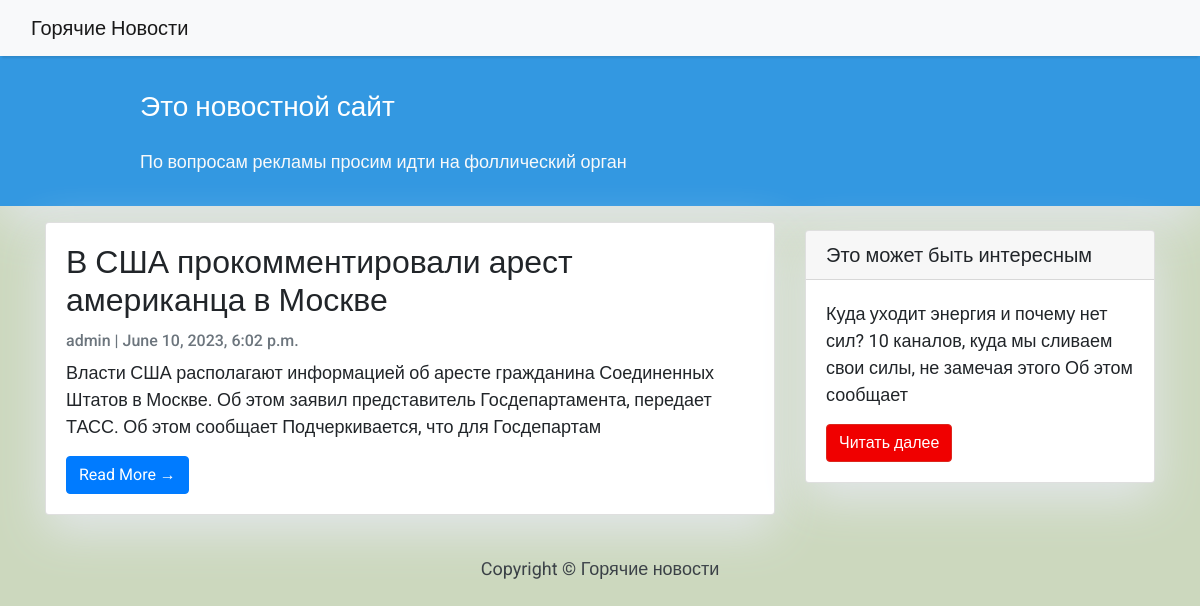
The page / on the database its author committed.
### newsmag/models.py (models this page shows, shortened)
class Post(models.Model):
    title = models.CharField(max_length=200, unique=True)
    slug = models.SlugField(max_length=200, unique=True)
    author = models.ForeignKey(User, on_delete= models.CASCADE,related_name='blog_posts')
    updated_on = models.DateTimeField(auto_now= True)
    content = models.TextField()
    created_on = models.DateTimeField(auto_now_add=True)
    status = models.IntegerField(choices=STATUS, default=0)
    class Meta:
        ordering = ['-created_on']

### newsmag/views.py (the view)
# urls.py: path('', views.PostList.as_view(), name='home'),
class PostList(generic.ListView):
    queryset = Post.objects.filter(status=1).order_by('-created_on')
    template_name = 'index.html'

### newsmag/templates/index.html (shortened to what this page needs)
{% extends "base.html" %}
{% block content %}
<header class="masthead">
    <div class="container">
        <div class="row">
            <div class=" col-md-8 col-md-10 mx-auto">
                <div class="site-heading">
                    <h3 class=" site-heading my-4 mt-3 text-white"> Это новостной сайт </h3>
                    <p class="text-light">По вопросам рекламы просим идти на фоллический орган &nbsp
                    </p>
                </div>
            </div>
        </div>
    </div>
</header>
<div class="container">
    <div class="row">
        <div class="col-md-8 mt-3 left">
            {% for post in post_list %}
            <div class="card mb-4">
                <div class="card-body">
                    <h2 class="card-title">{{ post.title }}</h2>
                    <p class="card-text text-muted h6">{{ post.author }} | {{ post.created_on}} </p>
                    <p class="card-text">{{post.content|slice:":200" }}</p>
                    <a href="{% url 'post_detail' post.slug  %}" class="btn btn-primary">Read More &rarr;</a>
                </div>
            </div>
            {% endfor %}
        </div>
        {% block sidebar %} {% include 'sidebar.html' %} {% endblock sidebar %}
    </div>
</div>
{%endblock%}

### newsmag/templates/base.html (shortened to what this page needs)
<!DOCTYPE html>
<html>
    <head>
        <link rel="stylesheet" href="https://maxcdn.bootstrapcdn.com/bootstrap/4.0.0/css/bootstrap.min.css"
 />
    </head>
    <body>
        <nav class="navbar navbar-expand-lg navbar-light bg-light shadow" id="mainNav">
            <div class="container-fluid">
                <a class="navbar-brand" href="{% url 'home' %}">Горячие Новости</a>
            </div>
        </nav>
        {% block content %}{% endblock content %}
        <footer class="py-3 bg-grey">
            <p class="m-0 text-dark text-center ">Copyright &copy; Горячие новости</p>
        </footer>
    </body>
</html>

### newsmag/templates/sidebar.html (shortened to what this page needs)
{% block sidebar %}
<div class="col-md-4 float-right ">
<div class="card my-4">
        <h5 class="card-header">Это может быть интересным</h5>
    <div class="card-body">
        <p class="card-text"> Куда уходит энергия и почему нет сил? 10 каналов, куда мы сливаем свои силы, не замечая этого Об этом сообщает</p>
        <a href="https://woman.rambler.ru/psychology/50898400-kuda-uhodit-energiya-i-pochemu-net-sil-10-kanalov-kuda-my-slivaem-svoi-sily-ne-zamechaya-etogo/"
           class="btn btn-danger">Читать далее</a>
    </div>
</div>
</div>
{% endblock sidebar %}

### newsmag/templates/base.html (style rules this page uses)
body { font-family: "Roboto", sans-serif; font-size: 17px; background-color: #fdfdfd; }
.shadow { box-shadow: 0 4px 2px -2px rgba(0, 0, 0, 0.1); }
.btn-danger { color: #fff; background-color: #f00000; border-color: #dc281e; }
.masthead { background: #3398E1; height: auto; padding-bottom: 15px; box-shadow: 0 16px 48px #E3E7EB; padding-top: 10px; }

### newsmag/templates/index.html (style rules this page uses)
body { font-family: "Roboto", sans-serif; font-size: 18px; background-color: #ccd8be; }
.card { box-shadow: 0 16px 48px #E3E7EB; }

### newsmag/templates/sidebar.html (style rules this page uses)
.card { box-shadow: 0 16px 48px #E3E7EB; }

### rows shown on the page
Post: title "В США прокомментировали арест американца в Москве", author "admin", created_on "June 10, 2023, 6:02 p.m.", content "Власти США располагают информацией об аресте гражданина Соединенных Штатов в Москве. Об этом заявил представитель Госдепартамента, передает ТАСС. Об этом сообщает Подчеркивается, что для Госдепартам"
